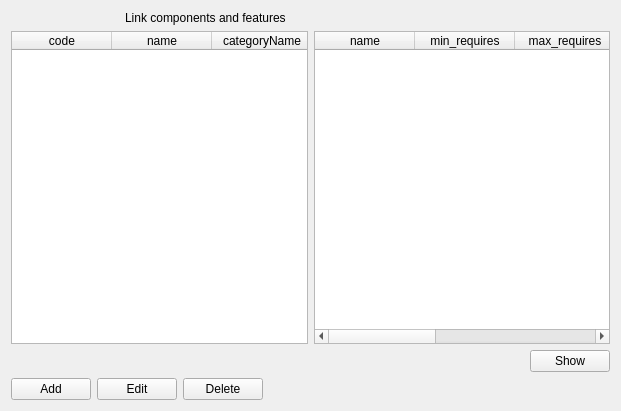
<?xml version="1.0" encoding="UTF-8"?>
<ui version="4.0">
 <class>components_features_form</class>
 <widget class="QWidget" name="components_features_form">
  <property name="geometry">
   <rect>
    <x>0</x>
    <y>0</y>
    <width>621</width>
    <height>411</height>
   </rect>
  </property>
  <property name="windowTitle">
   <string>Link components and features</string>
  </property>
  <layout class="QGridLayout" name="gridLayout">
   <item row="5" column="0">
    <layout class="QHBoxLayout" name="horizontalLayout">
     <item>
      <widget class="QPushButton" name="add">
       <property name="text">
        <string>Add</string>
       </property>
       <property name="form" stdset="0">
        <string notr="true">components_features_add</string>
       </property>
       <property name="global.componentState" stdset="0">
        <string notr="true">{component.state}</string>
       </property>
       <property name="global.component_id" stdset="0">
        <string>{component.id}</string>
       </property>
       <property name="global.ComponentFeatureState" stdset="0">
        <string>{ComponentFeature.state}</string>
       </property>
      </widget>
     </item>
     <item>
      <widget class="QPushButton" name="add_3">
       <property name="text">
        <string>Edit</string>
       </property>
       <property name="form" stdset="0">
        <string notr="true">components_features_edit</string>
       </property>
       <property name="global.componentState" stdset="0">
        <string notr="true">{component.state}</string>
       </property>
       <property name="global.component_id" stdset="0">
        <string>{component.id}</string>
       </property>
       <property name="global.ComponentFeatureState" stdset="0">
        <string>{ComponentFeature.state}</string>
       </property>
       <property name="global.feature_id" stdset="0">
        <string>{ComponentFeature.id}</string>
       </property>
      </widget>
     </item>
     <item>
      <widget class="QPushButton" name="add_2">
       <property name="text">
        <string>Delete</string>
       </property>
       <property name="form" stdset="0">
        <string notr="true">components_features</string>
       </property>
       <property name="global.componentState" stdset="0">
        <string notr="true">{component.state}</string>
       </property>
       <property name="doctype" stdset="0">
        <string notr="true">ComponentFeature.simpleform</string>
       </property>
       <property name="rootelement" stdset="0">
        <string notr="true">ComponentFeature</string>
       </property>
       <property name="action" stdset="0">
        <string notr="true">delete</string>
       </property>
       <property name="global.ComponentFeatureState" stdset="0">
        <string>{ComponentFeature.state}</string>
       </property>
       <property name="component_id" stdset="0">
        <string>{component.id}</string>
       </property>
       <property name="feature_id" stdset="0">
        <string>{ComponentFeature.id}</string>
       </property>
      </widget>
     </item>
     <item>
      <spacer name="horizontalSpacer">
       <property name="orientation">
        <enum>Qt::Horizontal</enum>
       </property>
       <property name="sizeHint" stdset="0">
        <size>
         <width>40</width>
         <height>20</height>
        </size>
       </property>
      </spacer>
     </item>
    </layout>
   </item>
   <item row="0" column="0">
    <layout class="QHBoxLayout" name="horizontalLayout_2">
     <item>
      <widget class="QLabel" name="label_2">
       <property name="maximumSize">
        <size>
         <width>32</width>
         <height>32</height>
        </size>
       </property>
       <property name="text">
        <string/>
       </property>
       <property name="pixmap">
        <pixmap resource="../qtclient.qrc">:/images/bricks.png</pixmap>
       </property>
      </widget>
     </item>
     <item>
      <widget class="QLabel" name="label_3">
       <property name="maximumSize">
        <size>
         <width>32</width>
         <height>32</height>
        </size>
       </property>
       <property name="text">
        <string/>
       </property>
       <property name="pixmap">
        <pixmap resource="../qtclient.qrc">:/images/link.png</pixmap>
       </property>
      </widget>
     </item>
     <item>
      <widget class="QLabel" name="label_4">
       <property name="maximumSize">
        <size>
         <width>32</width>
         <height>32</height>
        </size>
       </property>
       <property name="text">
        <string/>
       </property>
       <property name="pixmap">
        <pixmap resource="../qtclient.qrc">:/images/chart_organisation.png</pixmap>
       </property>
      </widget>
     </item>
     <item>
      <widget class="QLabel" name="label">
       <property name="text">
        <string>Link components and features</string>
       </property>
      </widget>
     </item>
    </layout>
   </item>
   <item row="2" column="0">
    <layout class="QGridLayout" name="gridLayout_2">
     <item row="1" column="0">
      <layout class="QHBoxLayout" name="horizontalLayout_3"/>
     </item>
     <item row="0" column="2">
      <widget class="QTableWidget" name="ComponentFeature">
       <property name="editTriggers">
        <set>QAbstractItemView::NoEditTriggers</set>
       </property>
       <property name="selectionMode">
        <enum>QAbstractItemView::SingleSelection</enum>
       </property>
       <property name="selectionBehavior">
        <enum>QAbstractItemView::SelectRows</enum>
       </property>
       <property name="doctype" stdset="0">
        <string>ComponentFeatureListRequest.simpleform</string>
       </property>
       <property name="rootelement" stdset="0">
        <string>ComponentFeature</string>
       </property>
       <property name="state" stdset="0">
        <string>{global.ComponentFeatureState}</string>
       </property>
       <property name="component_id" stdset="0">
        <string>{component.id}</string>
       </property>
       <property name="action" stdset="0">
        <string notr="true">read</string>
       </property>
       <column>
        <property name="text">
         <string>name</string>
        </property>
       </column>
       <column>
        <property name="text">
         <string>min_requires</string>
        </property>
       </column>
       <column>
        <property name="text">
         <string>max_requires</string>
        </property>
       </column>
       <column>
        <property name="text">
         <string>min_provides</string>
        </property>
       </column>
       <column>
        <property name="text">
         <string>max_provides</string>
        </property>
       </column>
      </widget>
     </item>
     <item row="1" column="2">
      <layout class="QHBoxLayout" name="horizontalLayout_4">
       <item>
        <spacer name="horizontalSpacer_2">
         <property name="orientation">
          <enum>Qt::Horizontal</enum>
         </property>
         <property name="sizeHint" stdset="0">
          <size>
           <width>40</width>
           <height>20</height>
          </size>
         </property>
        </spacer>
       </item>
       <item>
        <widget class="QPushButton" name="pushButton">
         <property name="enabled">
          <bool>true</bool>
         </property>
         <property name="text">
          <string>Show</string>
         </property>
         <property name="action" stdset="0">
          <string>ComponentFeature.reload</string>
         </property>
        </widget>
       </item>
      </layout>
     </item>
     <item row="0" column="0">
      <widget class="QTableWidget" name="component">
       <property name="horizontalScrollBarPolicy">
        <enum>Qt::ScrollBarAlwaysOff</enum>
       </property>
       <property name="alternatingRowColors">
        <bool>true</bool>
       </property>
       <property name="selectionMode">
        <enum>QAbstractItemView::SingleSelection</enum>
       </property>
       <property name="selectionBehavior">
        <enum>QAbstractItemView::SelectRows</enum>
       </property>
       <property name="showGrid">
        <bool>true</bool>
       </property>
       <property name="gridStyle">
        <enum>Qt::DotLine</enum>
       </property>
       <property name="sortingEnabled">
        <bool>true</bool>
       </property>
       <property name="doctype" stdset="0">
        <string notr="true">ComponentListRequest.simpleform</string>
       </property>
       <property name="rootelement" stdset="0">
        <string notr="true">component</string>
       </property>
       <property name="state" stdset="0">
        <string notr="true">{global.componentState}</string>
       </property>
       <property name="action" stdset="0">
        <string notr="true">read</string>
       </property>
       <attribute name="horizontalHeaderShowSortIndicator" stdset="0">
        <bool>true</bool>
       </attribute>
       <attribute name="verticalHeaderStretchLastSection">
        <bool>false</bool>
       </attribute>
       <column>
        <property name="text">
         <string>code</string>
        </property>
       </column>
       <column>
        <property name="text">
         <string>name</string>
        </property>
       </column>
       <column>
        <property name="text">
         <string>categoryName</string>
        </property>
       </column>
       <column>
        <property name="text">
         <string>manufacturerName</string>
        </property>
       </column>
       <column>
        <property name="text">
         <string>mfgCode</string>
        </property>
       </column>
       <column>
        <property name="text">
         <string>webPage</string>
        </property>
       </column>
       <column>
        <property name="text">
         <string>description</string>
        </property>
       </column>
       <column>
        <property name="text">
         <string>price</string>
        </property>
       </column>
      </widget>
     </item>
    </layout>
   </item>
  </layout>
 </widget>
 <tabstops>
  <tabstop>ComponentFeature</tabstop>
  <tabstop>pushButton</tabstop>
  <tabstop>add</tabstop>
  <tabstop>add_3</tabstop>
  <tabstop>add_2</tabstop>
 </tabstops>
 <resources>
  <include location="../qtclient.qrc"/>
  <include location="../qtclient.qrc"/>
 </resources>
 <connections>
  <connection>
   <sender>ComponentFeature</sender>
   <signal>doubleClicked(QModelIndex)</signal>
   <receiver>add_3</receiver>
   <slot>click()</slot>
   <hints>
    <hint type="sourcelabel">
     <x>396</x>
     <y>209</y>
    </hint>
    <hint type="destinationlabel">
     <x>124</x>
     <y>391</y>
    </hint>
   </hints>
  </connection>
  <connection>
   <sender>component</sender>
   <signal>itemSelectionChanged()</signal>
   <receiver>pushButton</receiver>
   <slot>click()</slot>
   <hints>
    <hint type="sourcelabel">
     <x>174</x>
     <y>188</y>
    </hint>
    <hint type="destinationlabel">
     <x>550</x>
     <y>358</y>
    </hint>
   </hints>
  </connection>
 </connections>
</ui>
